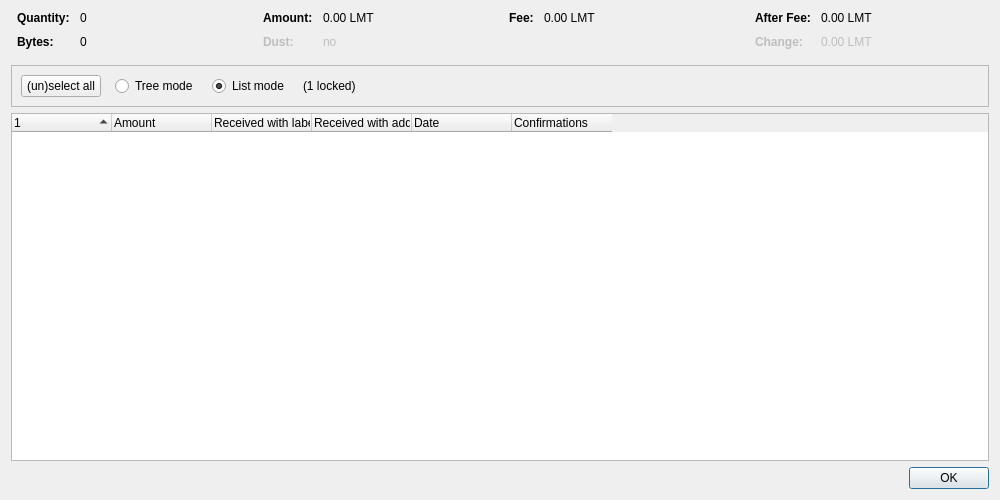
<?xml version="1.0" encoding="UTF-8"?>
<ui version="4.0">
 <class>CoinControlDialog</class>
 <widget class="QDialog" name="CoinControlDialog">
  <property name="geometry">
   <rect>
    <x>0</x>
    <y>0</y>
    <width>1000</width>
    <height>500</height>
   </rect>
  </property>
  <property name="windowTitle">
   <string>Coin Selection</string>
  </property>
  <layout class="QVBoxLayout" name="verticalLayout">
   <item>
    <layout class="QHBoxLayout" name="horizontalLayoutTop" stretch="0,0,0,0">
     <property name="topMargin">
      <number>0</number>
     </property>
     <property name="bottomMargin">
      <number>10</number>
     </property>
     <item>
      <layout class="QFormLayout" name="formLayoutCoinControl1">
       <property name="horizontalSpacing">
        <number>10</number>
       </property>
       <property name="verticalSpacing">
        <number>10</number>
       </property>
       <property name="leftMargin">
        <number>6</number>
       </property>
       <property name="rightMargin">
        <number>6</number>
       </property>
       <item row="0" column="0">
        <widget class="QLabel" name="labelCoinControlQuantityText">
         <property name="font">
          <font>
           <weight>75</weight>
           <bold>true</bold>
          </font>
         </property>
         <property name="text">
          <string>Quantity:</string>
         </property>
        </widget>
       </item>
       <item row="0" column="1">
        <widget class="QLabel" name="labelCoinControlQuantity">
         <property name="cursor">
          <cursorShape>IBeamCursor</cursorShape>
         </property>
         <property name="contextMenuPolicy">
          <enum>Qt::ActionsContextMenu</enum>
         </property>
         <property name="text">
          <string notr="true">0</string>
         </property>
         <property name="textInteractionFlags">
          <set>Qt::LinksAccessibleByMouse|Qt::TextSelectableByKeyboard|Qt::TextSelectableByMouse</set>
         </property>
        </widget>
       </item>
       <item row="1" column="0">
        <widget class="QLabel" name="labelCoinControlBytesText">
         <property name="font">
          <font>
           <weight>75</weight>
           <bold>true</bold>
          </font>
         </property>
         <property name="text">
          <string>Bytes:</string>
         </property>
        </widget>
       </item>
       <item row="1" column="1">
        <widget class="QLabel" name="labelCoinControlBytes">
         <property name="cursor">
          <cursorShape>IBeamCursor</cursorShape>
         </property>
         <property name="contextMenuPolicy">
          <enum>Qt::ActionsContextMenu</enum>
         </property>
         <property name="text">
          <string notr="true">0</string>
         </property>
         <property name="textInteractionFlags">
          <set>Qt::LinksAccessibleByMouse|Qt::TextSelectableByKeyboard|Qt::TextSelectableByMouse</set>
         </property>
        </widget>
       </item>
      </layout>
     </item>
     <item>
      <layout class="QFormLayout" name="formLayoutCoinControl2">
       <property name="horizontalSpacing">
        <number>10</number>
       </property>
       <property name="verticalSpacing">
        <number>10</number>
       </property>
       <property name="leftMargin">
        <number>6</number>
       </property>
       <property name="rightMargin">
        <number>6</number>
       </property>
       <item row="0" column="0">
        <widget class="QLabel" name="labelCoinControlAmountText">
         <property name="font">
          <font>
           <weight>75</weight>
           <bold>true</bold>
          </font>
         </property>
         <property name="text">
          <string>Amount:</string>
         </property>
        </widget>
       </item>
       <item row="0" column="1">
        <widget class="QLabel" name="labelCoinControlAmount">
         <property name="cursor">
          <cursorShape>IBeamCursor</cursorShape>
         </property>
         <property name="contextMenuPolicy">
          <enum>Qt::ActionsContextMenu</enum>
         </property>
         <property name="text">
          <string notr="true">0.00 LMT</string>
         </property>
         <property name="textInteractionFlags">
          <set>Qt::LinksAccessibleByMouse|Qt::TextSelectableByKeyboard|Qt::TextSelectableByMouse</set>
         </property>
        </widget>
       </item>
       <item row="1" column="0">
        <widget class="QLabel" name="labelCoinControlLowOutputText">
         <property name="enabled">
          <bool>false</bool>
         </property>
         <property name="font">
          <font>
           <weight>75</weight>
           <bold>true</bold>
          </font>
         </property>
         <property name="text">
          <string>Dust:</string>
         </property>
        </widget>
       </item>
       <item row="1" column="1">
        <widget class="QLabel" name="labelCoinControlLowOutput">
         <property name="enabled">
          <bool>false</bool>
         </property>
         <property name="cursor">
          <cursorShape>IBeamCursor</cursorShape>
         </property>
         <property name="contextMenuPolicy">
          <enum>Qt::ActionsContextMenu</enum>
         </property>
         <property name="text">
          <string notr="true">no</string>
         </property>
         <property name="textInteractionFlags">
          <set>Qt::LinksAccessibleByMouse|Qt::TextSelectableByKeyboard|Qt::TextSelectableByMouse</set>
         </property>
        </widget>
       </item>
      </layout>
     </item>
     <item>
      <layout class="QFormLayout" name="formLayoutCoinControl3">
       <property name="horizontalSpacing">
        <number>10</number>
       </property>
       <property name="verticalSpacing">
        <number>10</number>
       </property>
       <property name="leftMargin">
        <number>6</number>
       </property>
       <property name="rightMargin">
        <number>6</number>
       </property>
       <item row="0" column="0">
        <widget class="QLabel" name="labelCoinControlFeeText">
         <property name="font">
          <font>
           <weight>75</weight>
           <bold>true</bold>
          </font>
         </property>
         <property name="text">
          <string>Fee:</string>
         </property>
        </widget>
       </item>
       <item row="0" column="1">
        <widget class="QLabel" name="labelCoinControlFee">
         <property name="cursor">
          <cursorShape>IBeamCursor</cursorShape>
         </property>
         <property name="contextMenuPolicy">
          <enum>Qt::ActionsContextMenu</enum>
         </property>
         <property name="text">
          <string notr="true">0.00 LMT</string>
         </property>
         <property name="textInteractionFlags">
          <set>Qt::LinksAccessibleByMouse|Qt::TextSelectableByKeyboard|Qt::TextSelectableByMouse</set>
         </property>
        </widget>
       </item>
      </layout>
     </item>
     <item>
      <layout class="QFormLayout" name="formLayoutCoinControl4">
       <property name="horizontalSpacing">
        <number>10</number>
       </property>
       <property name="verticalSpacing">
        <number>10</number>
       </property>
       <property name="leftMargin">
        <number>6</number>
       </property>
       <property name="rightMargin">
        <number>6</number>
       </property>
       <item row="0" column="0">
        <widget class="QLabel" name="labelCoinControlAfterFeeText">
         <property name="font">
          <font>
           <weight>75</weight>
           <bold>true</bold>
          </font>
         </property>
         <property name="text">
          <string>After Fee:</string>
         </property>
        </widget>
       </item>
       <item row="0" column="1">
        <widget class="QLabel" name="labelCoinControlAfterFee">
         <property name="cursor">
          <cursorShape>IBeamCursor</cursorShape>
         </property>
         <property name="contextMenuPolicy">
          <enum>Qt::ActionsContextMenu</enum>
         </property>
         <property name="text">
          <string notr="true">0.00 LMT</string>
         </property>
         <property name="textInteractionFlags">
          <set>Qt::LinksAccessibleByMouse|Qt::TextSelectableByKeyboard|Qt::TextSelectableByMouse</set>
         </property>
        </widget>
       </item>
       <item row="1" column="0">
        <widget class="QLabel" name="labelCoinControlChangeText">
         <property name="enabled">
          <bool>false</bool>
         </property>
         <property name="font">
          <font>
           <weight>75</weight>
           <bold>true</bold>
          </font>
         </property>
         <property name="text">
          <string>Change:</string>
         </property>
        </widget>
       </item>
       <item row="1" column="1">
        <widget class="QLabel" name="labelCoinControlChange">
         <property name="enabled">
          <bool>false</bool>
         </property>
         <property name="cursor">
          <cursorShape>IBeamCursor</cursorShape>
         </property>
         <property name="contextMenuPolicy">
          <enum>Qt::ActionsContextMenu</enum>
         </property>
         <property name="text">
          <string notr="true">0.00 LMT</string>
         </property>
         <property name="textInteractionFlags">
          <set>Qt::LinksAccessibleByMouse|Qt::TextSelectableByKeyboard|Qt::TextSelectableByMouse</set>
         </property>
        </widget>
       </item>
      </layout>
     </item>
    </layout>
   </item>
   <item>
    <widget class="QFrame" name="frame">
     <property name="minimumSize">
      <size>
       <width>0</width>
       <height>40</height>
      </size>
     </property>
     <property name="frameShape">
      <enum>QFrame::StyledPanel</enum>
     </property>
     <property name="frameShadow">
      <enum>QFrame::Sunken</enum>
     </property>
     <layout class="QHBoxLayout" name="horizontalLayout">
      <item>
       <layout class="QHBoxLayout" name="horizontalLayoutPanel" stretch="0,0,0,0,0">
        <property name="spacing">
         <number>14</number>
        </property>
        <item>
         <widget class="QPushButton" name="pushButtonSelectAll">
          <property name="sizePolicy">
           <sizepolicy hsizetype="Maximum" vsizetype="Fixed">
            <horstretch>0</horstretch>
            <verstretch>0</verstretch>
           </sizepolicy>
          </property>
          <property name="text">
           <string>(un)select all</string>
          </property>
          <property name="autoDefault">
           <bool>false</bool>
          </property>
         </widget>
        </item>
        <item>
         <widget class="QRadioButton" name="radioTreeMode">
          <property name="sizePolicy">
           <sizepolicy hsizetype="Maximum" vsizetype="Fixed">
            <horstretch>0</horstretch>
            <verstretch>0</verstretch>
           </sizepolicy>
          </property>
          <property name="text">
           <string>Tree mode</string>
          </property>
         </widget>
        </item>
        <item>
         <widget class="QRadioButton" name="radioListMode">
          <property name="sizePolicy">
           <sizepolicy hsizetype="Maximum" vsizetype="Fixed">
            <horstretch>0</horstretch>
            <verstretch>0</verstretch>
           </sizepolicy>
          </property>
          <property name="text">
           <string>List mode</string>
          </property>
          <property name="checked">
           <bool>true</bool>
          </property>
         </widget>
        </item>
        <item>
         <widget class="QLabel" name="labelLocked">
          <property name="text">
           <string notr="true">(1 locked)</string>
          </property>
         </widget>
        </item>
        <item>
         <spacer name="horizontalSpacer">
          <property name="orientation">
           <enum>Qt::Horizontal</enum>
          </property>
          <property name="sizeHint" stdset="0">
           <size>
            <width>40</width>
            <height>20</height>
           </size>
          </property>
         </spacer>
        </item>
       </layout>
      </item>
     </layout>
    </widget>
   </item>
   <item>
    <widget class="CoinControlTreeWidget" name="treeWidget">
     <property name="contextMenuPolicy">
      <enum>Qt::CustomContextMenu</enum>
     </property>
     <property name="sortingEnabled">
      <bool>false</bool>
     </property>
     <property name="columnCount">
      <number>6</number>
     </property>
     <attribute name="headerShowSortIndicator" stdset="0">
      <bool>true</bool>
     </attribute>
     <attribute name="headerStretchLastSection">
      <bool>false</bool>
     </attribute>
     <column>
      <property name="text">
       <string/>
      </property>
     </column>
     <column>
      <property name="text">
       <string>Amount</string>
      </property>
     </column>
     <column>
      <property name="text">
       <string>Received with label</string>
      </property>
     </column>
     <column>
      <property name="text">
       <string>Received with address</string>
      </property>
     </column>
     <column>
      <property name="text">
       <string>Date</string>
      </property>
     </column>
     <column>
      <property name="text">
       <string>Confirmations</string>
      </property>
      <property name="toolTip">
       <string>Confirmed</string>
      </property>
     </column>
     <column>
      <property name="text">
       <string/>
      </property>
     </column>
     <column>
      <property name="text">
       <string/>
      </property>
     </column>
     <column>
      <property name="text">
       <string/>
      </property>
     </column>
     <column>
      <property name="text">
       <string/>
      </property>
     </column>
    </widget>
   </item>
   <item>
    <widget class="QDialogButtonBox" name="buttonBox">
     <property name="orientation">
      <enum>Qt::Horizontal</enum>
     </property>
     <property name="standardButtons">
      <set>QDialogButtonBox::Ok</set>
     </property>
    </widget>
   </item>
  </layout>
 </widget>
 <customwidgets>
  <customwidget>
   <class>CoinControlTreeWidget</class>
   <extends>QTreeWidget</extends>
   <header>qt/coincontroltreewidget.h</header>
  </customwidget>
 </customwidgets>
 <resources/>
 <connections/>
</ui>
